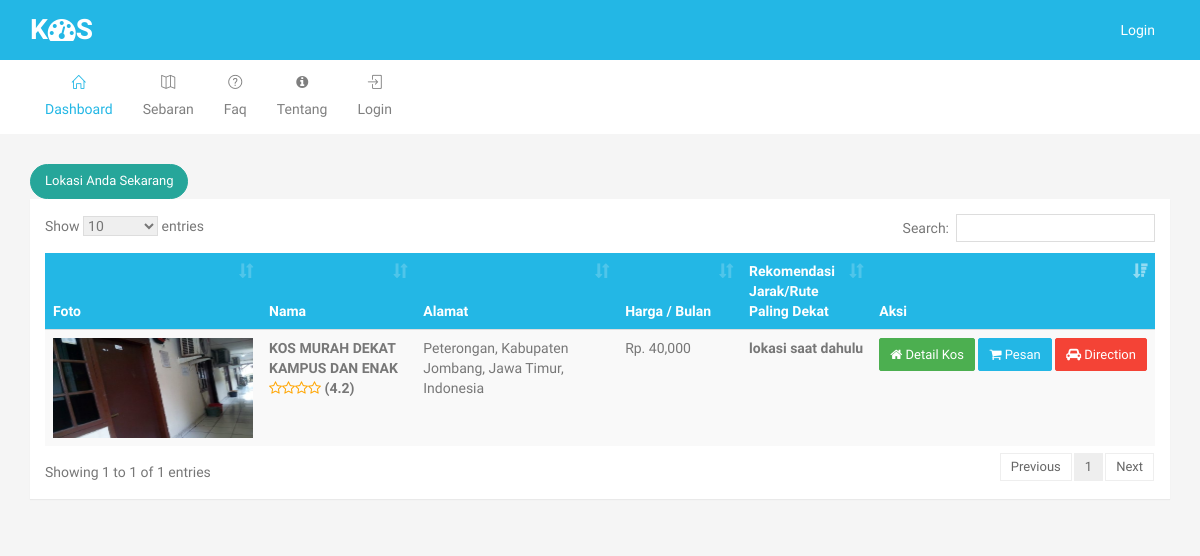
Before: / with the older database file.
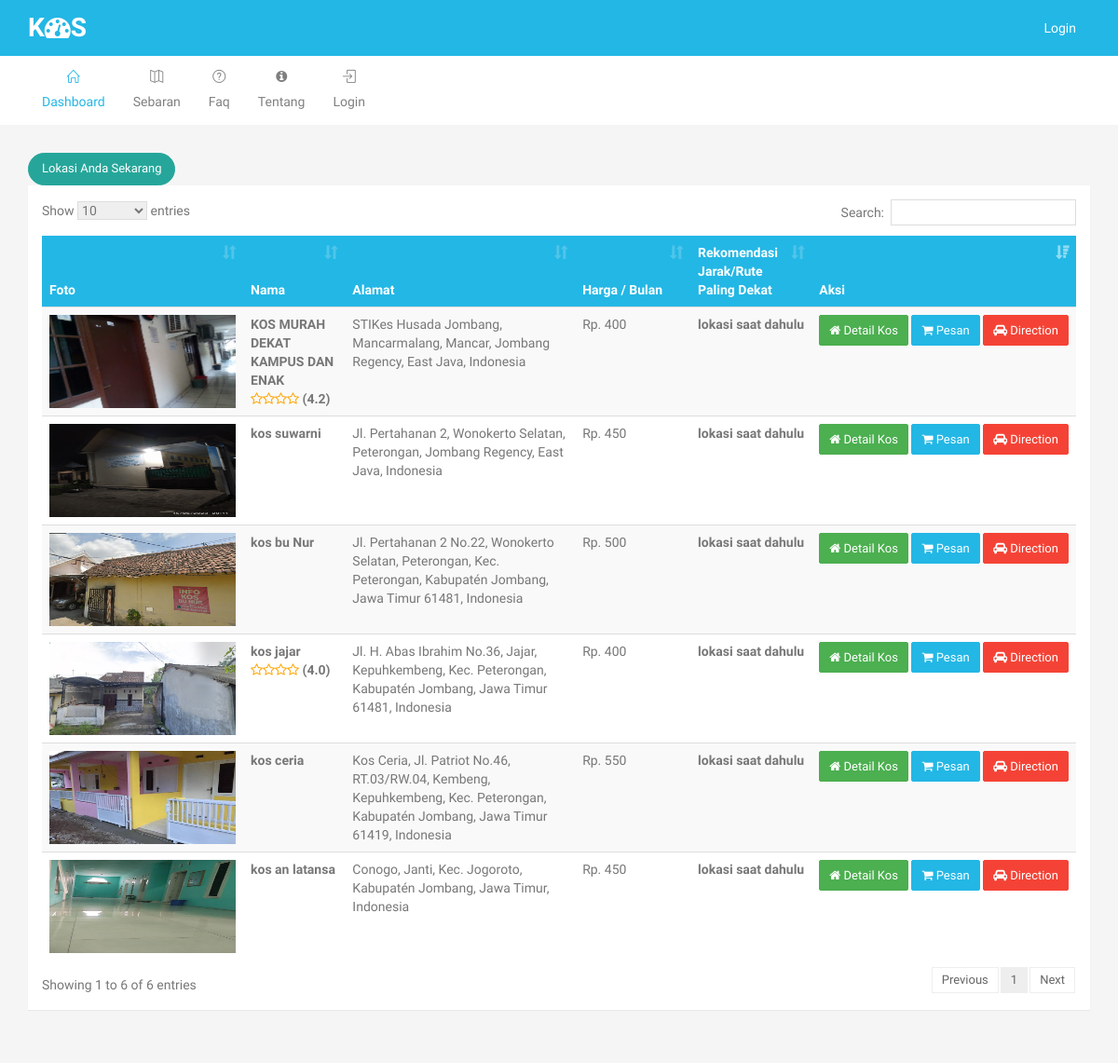
After: the same page with the newer database file.
### tables this page shows
CREATE TABLE `m_kos` (
  `id` int(11) NOT NULL,
  `kode` varchar(24) NOT NULL,
  `nama` text NOT NULL,
  `id_mitra` int(11) NOT NULL,
  `harga` int(11) NOT NULL,
  `deskripsi` text NOT NULL,
  `alamat` text NOT NULL,
  `lat` text NOT NULL,
  `lng` text NOT NULL,
  `gambar` text NOT NULL,
  `gambar2` text NOT NULL,
  `gambar3` text NOT NULL
);

CREATE TABLE `m_review` (
  `id` int(11) NOT NULL,
  `kode_transaksi` varchar(113) NOT NULL,
  `lokasi` int(11) NOT NULL,
  `jarak` int(11) NOT NULL,
  `pesan_mudah` int(11) NOT NULL,
  `aplikasi` int(11) NOT NULL,
  `ui` int(11) NOT NULL,
  `id_user` int(11) NOT NULL,
  `id_kos` int(11) NOT NULL,
  `catatan` text NOT NULL
);

### config/koneksi.php (called while the page is built, shortened)
<?php
$base_url = "http://localhost/pencarian_kos/";
?>

### pages/kos.php (the view, shortened to what this page needs)
    <button type="button" onclick="getLocation()" class="btn btn-teal btn-rounded" data-toggle="modal" data-target=".bs-example-modal-lg">Lokasi anda sekarang</button>
    <div class="row">
        <div class="col-md-12">
            <div class="panel panel-primary collapsed">
                <div class="panel-body">
                    <table id="datatable"  class="table table-striped dt-responsive nowrap">
                        <thead class="bg-primary">
                            <tr>
                                <th>Foto</th>
                                <th>Nama</th>
                                <th>Alamat</th>
                                <th nowrap="">Harga / Bulan</th>
                                <th nowrap="">Rekomendasi <br>Jarak/Rute<br> Paling Dekat</th>
                                <th>Aksi</th>
                            </tr>
                        </thead>
                        <tbody>
                           <?php
                           if (isset($_REQUEST['cari_rute'])) {
                            $lat = $_REQUEST['lat'];
                            $lng = $_REQUEST['lng'];
                            $q = mysqli_query($conn,"
                                SELECT v.* FROM (
                                SELECT a.*, b.nama as mitra,
                                (
                                6371 * ACOS(
                                COS(RADIANS(".$lat.")) * COS(RADIANS(a.lat)) * COS(RADIANS(".$lng.") - RADIANS(a.lng)) + SIN(RADIANS(".$lat.")) * SIN(RADIANS(a.lat))
                                )
                                ) AS distance
                                FROM m_kos as a
                                LEFT JOIN m_mitra as b ON a.id_mitra = b.id
                                ) AS v ORDER BY v.distance ASC
                                ");
                        }else{
                         $q = mysqli_query($conn,"SELECT a.*, b.nama as mitra FROM m_kos as a
                            LEFT JOIN m_mitra as b ON a.id_mitra = b.id");
                     }
                     while ($d = mysqli_fetch_array($q)) :
                       ?>
                       <tr>
                           <td>
                              <img src="<?php echo $base_url; ?>upload/<?php echo $d['gambar']; ?>" style="width:200px; height: 100px">
                          </td>
                          <td style="font-weight: bold;"><?php echo $d['nama']; ?> <br>
                            <?php
                                $res = mysqli_query($conn,"SELECT (a.lokasi/5+a.jarak/5+a.pesan_mudah/5+a.aplikasi/5+a.ui/5) as tot , a.catatan, b.nama FROM `m_review` as a
                                    LEFT JOIN m_pelanggan as b ON a.id_user = b.id
                                 WHERE a.id_kos='".$d['id']."'");
                                while($total = mysqli_fetch_array($res)) :
                                    for ($i=1; $i <=$total['tot'] ; $i++) {
                                        echo "<i class='fa fa-star-o' style='color:orange;'></i>";
                                    }echo "<b> (".number_format($total['tot'],1).")</b>";
                            endwhile; ?>
                          </td>
                          <td><?php echo $d['alamat']; ?></td>
                          <td>Rp. <?php echo number_format($d['harga']); ?></td>
                          <td style="font-weight: bold;" nowrap=""><?php echo (empty($_REQUEST['lat'])) ? "lokasi saat dahulu": number_format($d['distance'],5)." Km"; ?> </td>
                          <td nowrap="">
                           <form action="<?php echo $base_url; ?>pemesanan/<?php echo $d['id']; ?>" method="POST">
                               <a href="<?php echo $base_url; ?>detail_kos/<?php echo $d['id']; ?>" name="pesan" class="btn btn-success btn-sm"><i class="fa fa-home"></i> Detail Kos</a>
                               <button type="submit" name="pesan" class="btn btn-primary btn-sm"><i class="fa fa-shopping-cart "></i> Pesan</button>
                               <a href="https://www.google.com/maps/dir/?api=1&origin=<?php echo $_REQUEST['lat']; ?>,<?php echo $_REQUEST['lng']; ?>&destination=<?php echo $d['lat']; ?>,<?php echo $d['lng']; ?>" target="_blank" type="submit" name="pesan" class="btn btn-danger btn-sm"><i class="fa fa-car "></i> Direction</a>
                           </form>
                       </td>
                   </tr>
               <?php endwhile; ?>
           </tbody>
       </table>
   </div>
</div>
</div>
</div>

### index.php (shortened to what this page needs)
<?php
include "config/koneksi.php";
?>
<!DOCTYPE html>
<html lang="en">
<head>
	<link href="<?php echo $base_url; ?>plugins/bootstrap/css/bootstrap.min.css" rel="stylesheet">
	<link href="<?php echo $base_url; ?>plugins/simple-line-icons/simple-line-icons.css" rel="stylesheet">
	<link href="<?php echo $base_url; ?>plugins/font-awesome/css/font-awesome.min.css" rel="stylesheet">
	<link href="<?php echo $base_url; ?>plugins/pace/pace.css" rel="stylesheet">
	<link href="<?php echo $base_url; ?>plugins/jasny-bootstrap/css/jasny-bootstrap.min.css" rel="stylesheet">
	<link rel="stylesheet" href="<?php echo $base_url; ?>plugins/nano-scroll/nanoscroller.css">
	<link href="<?php echo $base_url; ?>plugins/iCheck/blue.css" rel="stylesheet">
	<link href="<?php echo $base_url; ?>plugins/datatables/jquery.dataTables.min.css" rel="stylesheet" type="text/css">
	<link href="<?php echo $base_url; ?>plugins/datatables/responsive.bootstrap.min.css" rel="stylesheet" type="text/css">
	<link href="<?php echo $base_url; ?>plugins/toast/jquery.toast.min.css" rel="stylesheet">
<link href="<?php echo $base_url; ?>css/style.css" rel="stylesheet">
      </head>
      <body class="layout-horizontal">
       <div class="top-bar bg-primary">
        <div class="container">
         <div class="row">
          <div class="col-xs-6">
           <a href="index.html" class="admin-logo">
            <h1>K<i class="fa fa-dashboard"></i>S</h1>
          </a>
        </div>
        <div class="col-xs-6">
         <ul class="list-inline top-right-nav">
        <?php if(!empty($_SESSION['username'])) : ?>
          <li class="dropdown avtar-dropdown">
           <a href="#" class="dropdown-toggle" data-toggle="dropdown">
            <img class="img-circle" width="30" alt="">
          </a>
          <ul class="dropdown-menu top-dropdown">
            <li><a href="#"><?php echo $_SESSION['nama']; ?></a></li>
            <li class="divider"></li>
            <li><a href="<?php echo $base_url; ?>logout"><i class="icon-logout"></i> Logout</a></li>
          </ul>
        </li>
        <?php else : ?>
         <ul class="list-inline top-right-nav">
          <li class="dropdown avtar-dropdown"><a href="<?php echo $base_url; ?>login">Login</a></li>
        </ul>
      <?php endif; ?>
    </ul>
  </div>
</div>
</div>
</div>
<nav class="navbar navbar-default navbar-static-top">
  <div class="container">
 <div id="navbar" class="navbar-collapse collapse">
  <ul class="nav navbar-nav">
   <li class="dropdown active">
    <a href="<?php echo $base_url; ?>" role="button" aria-haspopup="true" aria-expanded="false"><i class="icon-home"></i> Dashboard</a>
  </li>
  <li class="dropdown">
    <a href="<?php echo $base_url; ?>maps" role="button" aria-haspopup="true" aria-expanded="false"><i class="icon-map"></i> Sebaran</a>
  </li>
  <?php if(!empty($_SESSION['username'])) : ?>
    <?php if(in_array($_SESSION['level'], array('1'))) : ?>
      <li class="dropdown">
        <a href="#" class="dropdown-toggle" data-toggle="dropdown" role="button" aria-haspopup="true" aria-expanded="false"><i class="icon-bag"></i> Master</a>
        <ul class="dropdown-menu dropdown-main">
          <li><a href="<?php echo $base_url; ?>master_kos">Master Kos</a></li>
          <li><a href="<?php echo $base_url; ?>graph">Graph</a></li>
          <li><a href="<?php echo $base_url; ?>djikstra">Djikstra</a></li>
        </ul>
      </li>
    <?php endif; ?>
    <?php if(in_array($_SESSION['level'], array('3'))) : ?>
      <li class="dropdown">
        <a href="<?php echo $base_url; ?>master_kos" role="button" aria-haspopup="true" aria-expanded="false"><i class="icon-bag"></i> Kos</a>
      </li>
      <li class="dropdown">
        <a href="<?php echo $base_url; ?>histori_pemesanan" role="button" aria-haspopup="true" aria-expanded="false"><i class="icon-list"></i> Pesanan</a>
      </li>
      <li class="dropdown">
        <a href="<?php echo $base_url; ?>statistik" role="button" aria-haspopup="true" aria-expanded="false"><i class=" icon-bar-chart"></i> Laporan</a>
      </li>
    <?php endif; ?>
    <?php if(in_array($_SESSION['level'], array('1','2'))) : ?>
      <li class="dropdown">
       <a href="<?php echo $base_url; ?>histori_pemesanan" role="button" aria-haspopup="true" aria-expanded="false"><i class="icon-list"></i> Pesanan</a>
     </li>
   <?php endif; ?>
   <?php if(in_array($_SESSION['level'], array('1'))) : ?>
    <li class="dropdown">
      <a href="<?php echo $base_url; ?>statistik" role="button" aria-haspopup="true" aria-expanded="false"><i class=" icon-bar-chart"></i> Laporan</a>
    </li>
    <li class="dropdown">
      <a href="<?php echo $base_url; ?>users" role="button" aria-haspopup="true" aria-expanded="false"><i class="icon-user"></i> Pengguna</a>
    </li>
  <?php endif; ?>
  <li class="dropdown">
    <a href="<?php echo $base_url; ?>logout" role="button" aria-haspopup="true" aria-expanded="false"><i class="icon-login"></i> Logout</a>
  </li>
  <?php else : ?>
    <li class="dropdown">
      <a href="<?php echo $base_url; ?>faq" role="button" aria-haspopup="true" aria-expanded="false"><i class="icon-question"></i>Faq</a>
    </li>
    <li class="dropdown">
      <a href="<?php echo $base_url; ?>tentang" role="button" aria-haspopup="true" aria-expanded="false"><i class="fa fa-info-circle"></i> Tentang</a>
    </li>
    <li class="dropdown">
      <a href="<?php echo $base_url; ?>login" role="button" aria-haspopup="true" aria-expanded="false"><i class="icon-login"></i> Login</a>
    </li>
  <?php endif;  ?>
</ul>
</div>
</div>
</nav>
<div class="h-main-content">
  <div class="container">
   <?php
   if (file_exists("pages/".$_GET['page'].".php")) {
    if($_GET['page']!="home"){
     include"pages/".$_GET['page'].".php";
   }else{
     include"pages/home.php";
   }
 }else{
  include"pages/home.php";
}
?>
</div>
</div>
</body>
</html>

### pages/home.php
<?php
if (in_array($_SESSION['level'],array('1','3'))) {
    include 'dashboard.php';
}else{
    include 'kos.php';
}
?>

### css/style.css (style rules this page uses)
body { font-family: "Arimo", Helvetica, Arial, sans-serif; color: #777; font-size: 14px; font-weight: 400; line-height: 24px; overflow-x: hidden; background-color: #f5f5f5; }
a { text-decoration: none; -moz-transition: all 0.3s; -o-transition: all 0.3s; -webkit-transition: all 0.3s; transition: all 0.3s; color: #56afd7; }
h1, h2, h3, h4, h5, h6 { margin-top: 0px; font-weight: 700; }
strong, b { font-weight: 700 !important; }
.bg-primary { background-color: #23b7e5 !important; border-color: #23b7e5 !important; color: #fff; }
.panel { margin-bottom: 30px; border: 0px; }
.panel, .panel-heading { -webkit-border-radius: 0px; -moz-border-radius: 0px; -ms-border-radius: 0px; border-radius: 0px; }
.panel-body { position: relative; }
.panel-primary { border-color: #23b7e5; }
.btn { border-radius: 2px; -webkit-border-radius: 2px; text-transform: capitalize; font-size: 13px; padding: 7px 14px; font-weight: 400; }
.btn.btn-sm { padding: 6px 10px; }
.btn.btn-rounded { border-radius: 100px; -webkit-border-radius: 100px; overflow: hidden; }
.btn-primary { background-color: #23b7e5; border-color: #23b7e5; color: #fff; }
.btn-success { background-color: #4CAF50; border-color: #4CAF50; color: #fff; }
.btn-danger { background-color: #F44336; border-color: #F44336; color: #fff; }
.btn-teal { background-color: #26A69A; border-color: #26A69A; color: #fff; }
.top-bar { height: 60px; position: fixed; left: 0; top: 0; width: 100%; z-index: 999; }
.admin-logo { display: block; margin-left: -15px; float: left; width: 220px; text-align: center; padding-left: 0px; height: 60px; line-height: 60px; }
.admin-logo h1 { color: #fff; font-size: 28px; line-height: 60px; text-transform: uppercase; font-weight: 800; margin: 0px; }
.top-right-nav { margin: 0; padding: 0; float: right; padding-right: 0px; }
.top-right-nav > li { display: block; float: left; position: relative; padding: 0px; }
.top-right-nav > li > a { display: block; line-height: 60px; padding: 0px 15px; color: #fff; }
.table > thead > tr > th { border-bottom: 1px solid #DDDDDD; vertical-align: bottom; }
body.layout-horizontal { background-color: #f5f5f5; }
body.layout-horizontal .top-bar { position: static; }
body.layout-horizontal .top-bar .admin-logo { width: auto; }
body.layout-horizontal .admin-logo { margin-left: 0px; text-align: left; }
body.layout-horizontal .h-main-content { min-height: 100%; position: relative; height: auto; padding-bottom: 40px; }
body.layout-horizontal .navbar-default { border: 0px; background-color: #fff; margin-bottom: 30px; }
body.layout-horizontal .navbar-default .navbar-nav > li > a { color: rgba(0, 0, 0, 0.5); display: block; font-weight: 400; }
body.layout-horizontal .navbar-default .navbar-nav > li > a i { display: block; font-size: 14px; margin: 0 auto; margin-bottom: 0px; }
body.layout-horizontal .navbar-default .navbar-nav > .active > a, body.layout-horizontal .navbar-default .navbar-nav > .active > a:focus, body.layout-horizontal .navbar-default .navbar-nav > .active > a:hover { color: #23b7e5; background-color: transparent; }
@media (min-width: 768px) { body.layout-horizontal .navbar-default .navbar-nav > li > a { text-align: center; } }
@media (min-width: 768px) { body.layout-horizontal .navbar-default .navbar-nav > li > a i { margin-bottom: 10px; } }

Changed rows visible on the page:
changed m_kos "KOS MURAH DEKAT KAMPUS DAN ENAK": alamat "Peterongan, Kabupaten Jombang, Jawa Timur, Indonesia" → "STIKes Husada Jombang, Mancarmalang, Mancar, Jombang Regency, East Java, Indonesia"; harga "40,000" → "400"
added m_kos: gambar (picture), nama "kos suwarni", alamat "Jl. Pertahanan 2, Wonokerto Selatan, Peterongan, Jombang Regency, East Java, Indonesia", harga "450"
added m_kos: gambar (picture), nama "kos bu Nur", alamat "Jl. Pertahanan 2 No.22, Wonokerto Selatan, Peterongan, Kec. Peterongan, Kabupatén Jombang, Jawa Timur 61481, Indonesia", harga "500"
added m_kos: gambar (picture), nama "kos jajar", alamat "Jl. H. Abas Ibrahim No.36, Jajar, Kepuhkembeng, Kec. Peterongan, Kabupatén Jombang, Jawa Timur 61481, Indonesia", harga "400"
added m_review: tot "4.0", shown under "kos jajar"
added m_kos: gambar (picture), nama "kos ceria", alamat "Kos Ceria, Jl. Patriot No.46, RT.03/RW.04, Kembeng, Kepuhkembeng, Kec. Peterongan, Kabupatén Jombang, Jawa Timur 61419, Indonesia", harga "550"
added m_kos: gambar (picture), nama "kos an latansa", alamat "Conogo, Janti, Kec. Jogoroto, Kabupatén Jombang, Jawa Timur, Indonesia", harga "450"
Other visible differences:
text written by a page script: "Show entries Search: Showing 1 to 1 of 1 entries Previous 1 Next" → "Show entries Search: Showing 1 to 6 of 6 entries Previous 1 Next"
